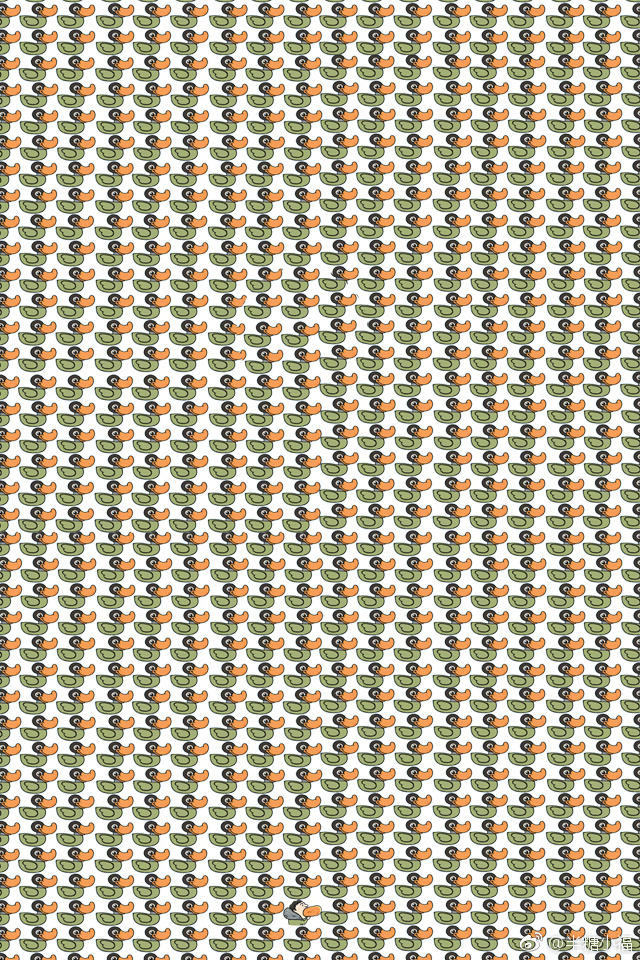
#> input picture img/ducks.jpg, 640 x 960 px
$ python wangsicong.py
#> lines starting #> are read from the running program, lines starting #| are printed output that depends on the picture
#!/usr/bin/env python3
# -*- coding: utf-8 -*-
"""
Created on Wed Nov  7 11:42:02 2018

@author: aaron
"""

import cv2
from matplotlib import pyplot as plt
import timeit

start = timeit.default_timer()

img = cv2.imread('img/ducks.jpg')
#> img is the input picture: shape (960, 640, 3); mean B, G, R 156.9, 178.8, 185.5
template = cv2.imread('img/wangsicong.jpg')
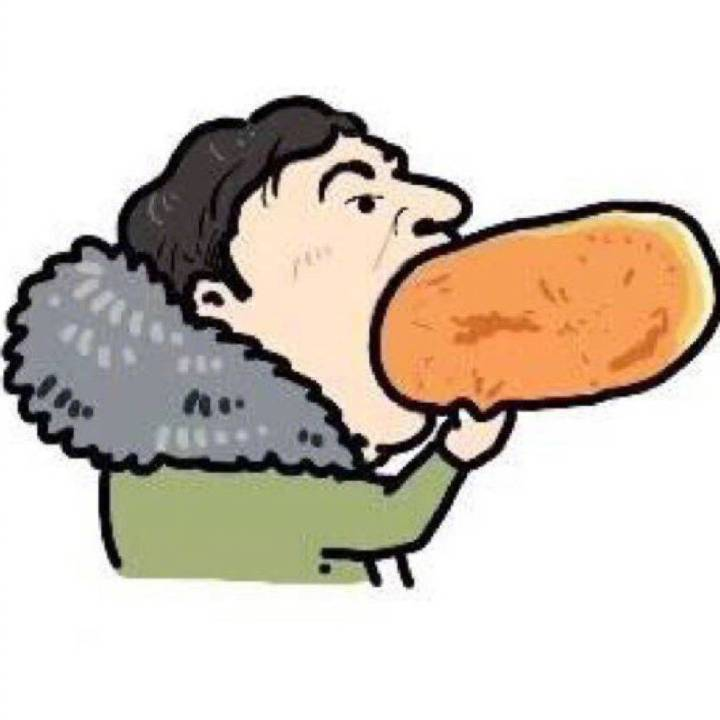
#> input picture img/wangsicong.jpg, 720 x 720 px
#> template is the input picture: shape (720, 720, 3); mean B, G, R 193, 203.4, 212.5
template = cv2.resize(template, (36, 36), interpolation=cv2.INTER_CUBIC)
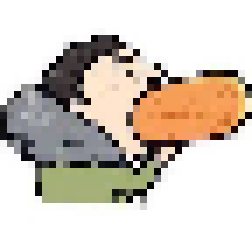
#> template: shape (36, 36, 3) (shown 7 times larger); mean B, G, R 192.5, 202.8, 212

# Get Size of Template
w, h = template[:,:,0].shape[::-1]
#> w = 36; h = 36

# Apply Template Matching
res = cv2.matchTemplate(img, template, eval('cv2.TM_CCOEFF'))
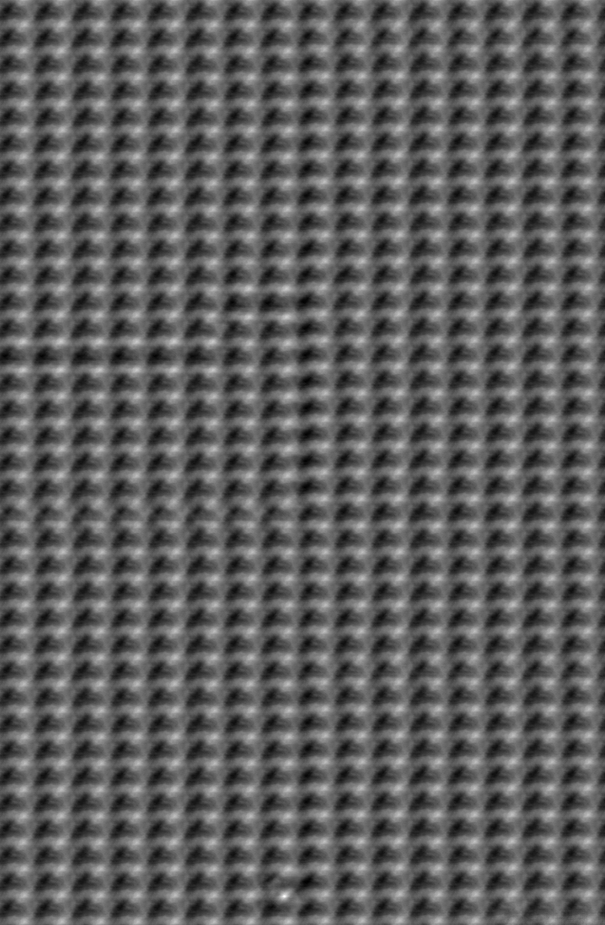
#> res: shape (925, 605) float32; min -7522585, max 13072685, mean -8088.7; drawn with min black and max white

# Get Anchor for the Template Matching Result
min_val, max_val, min_loc, max_loc = cv2.minMaxLoc(res)
#> min_val = -7522585; max_val = 13072685; min_loc = (307, 881); max_loc = (284, 896)

# Draw Rectangle
top_left = max_loc
#> top_left = (284, 896)
bottom_right = (top_left[0] + w, top_left[1] + h)
#> bottom_right = (320, 932)
imgplt = cv2.cvtColor(img, cv2.COLOR_BGR2RGB)
cv2.rectangle(imgplt,top_left, bottom_right, 255, 2)
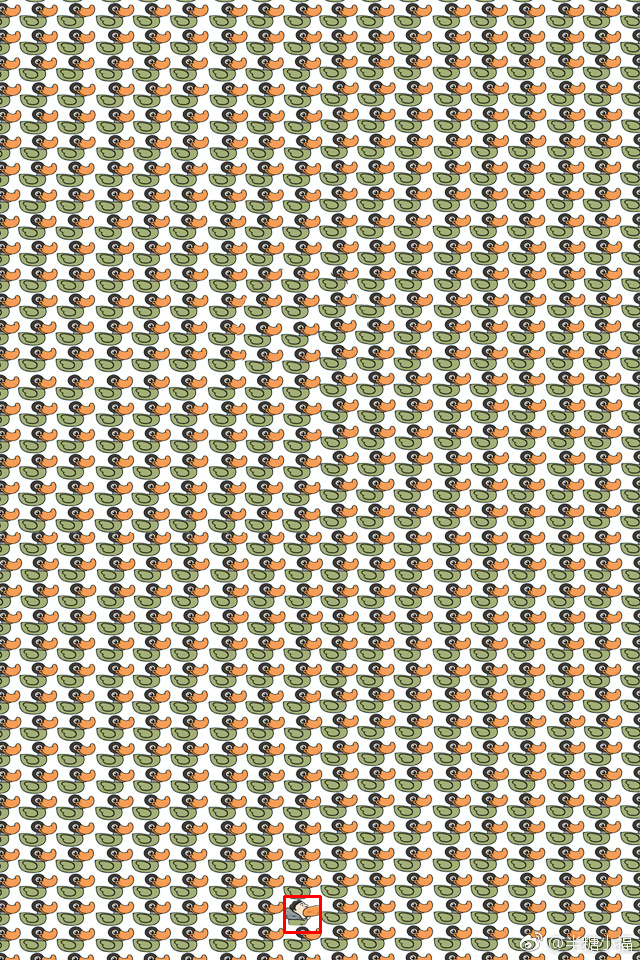
#> imgplt: shape (960, 640, 3); mean R, G, B 185.6, 178.7, 156.8

# Show Image
plt.imshow(imgplt)
plt.title('Detected results'), plt.xticks([]), plt.yticks([])
plt.show()
cv2.imwrite('img/detected.jpg', cv2.cvtColor(imgplt, cv2.COLOR_BGR2RGB))

stop = timeit.default_timer()
print('Time: ', stop - start)
